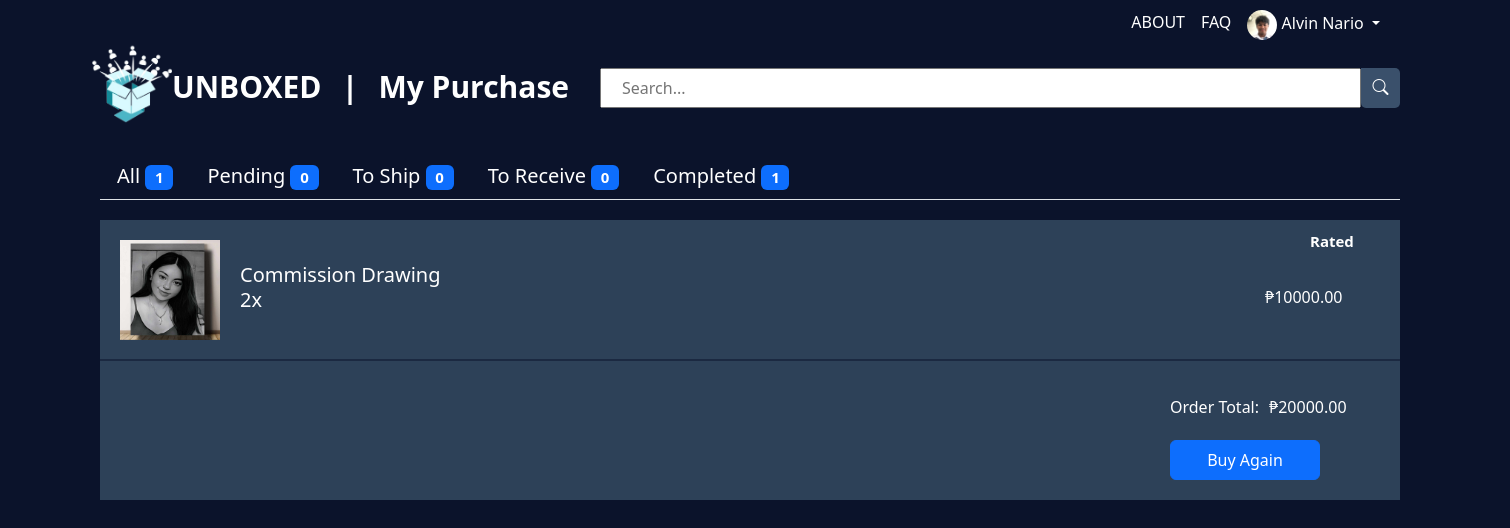
/Purchase.php (signed in), run on an earlier commit of the app's database.
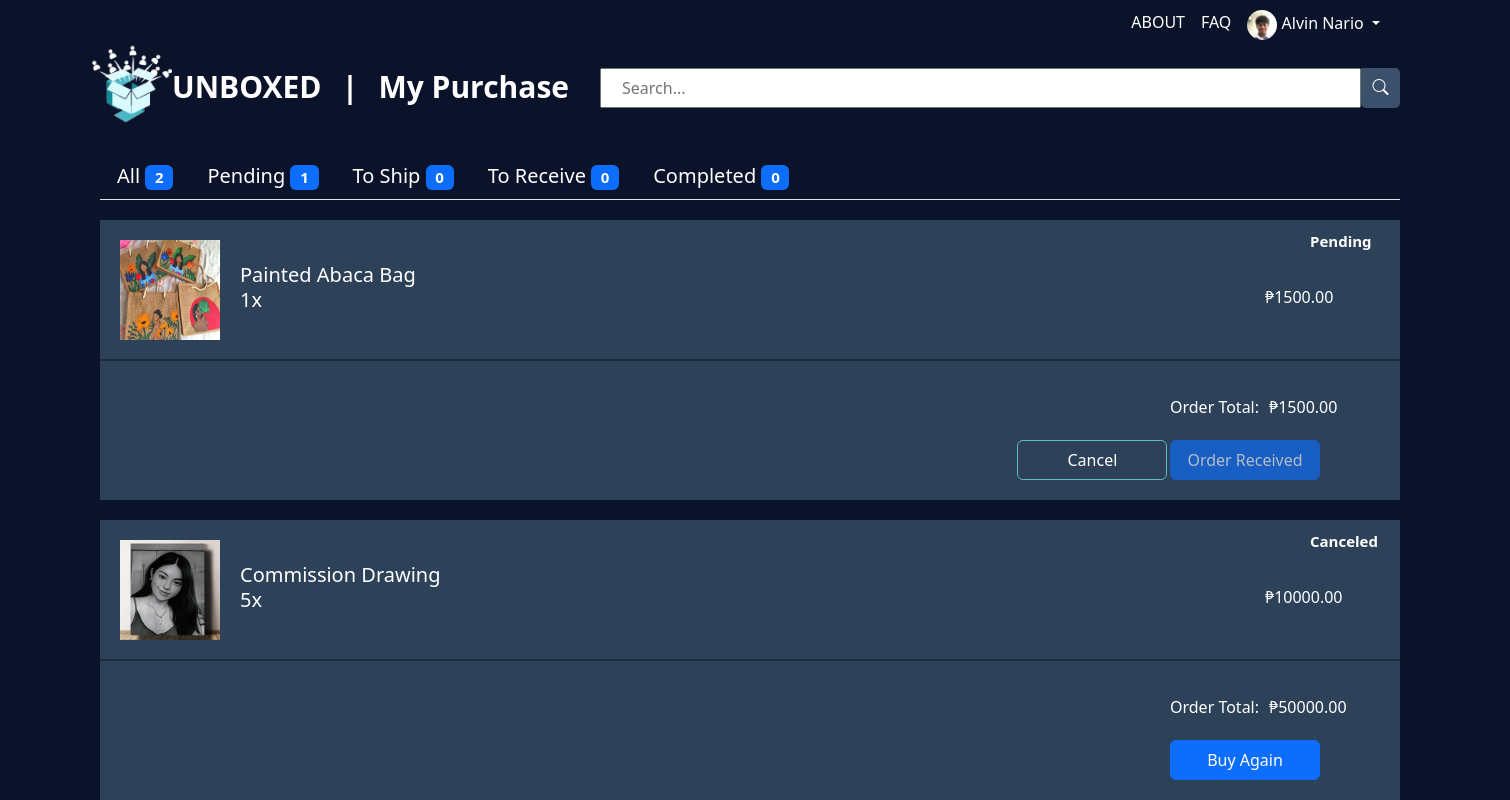
And on a later commit of the database.
### tables this page shows
CREATE TABLE `order_item` (
  `order_item_id` int(11) NOT NULL,
  `customer_id` int(11) DEFAULT NULL,
  `customer_name` varchar(255) NOT NULL,
  `address` text DEFAULT NULL,
  `contact` varchar(11) NOT NULL,
  `product_id` int(11) DEFAULT NULL,
  `product_img` varchar(255) NOT NULL,
  `product_name` varchar(255) NOT NULL,
  `product_owner` varchar(255) NOT NULL,
  `quantity` int(11) NOT NULL,
  `price` decimal(10,2) NOT NULL,
  `total_payment` int(11) NOT NULL,
  `payment` varchar(100) NOT NULL,
  `order_date` date NOT NULL,
  `status` varchar(255) NOT NULL COMMENT 'To Ship, To Receive, Completed, Canceled'
);

### Purchase.php (the view, shortened to what this page needs)
<?php
$servername = "localhost";
$username = "root";
$password = "";
$dbname = "unboxed";
$conn = new mysqli($servername, $username, $password, $dbname);
if (isset($_SESSION["email"])) {
    $name = $_SESSION["name"];
    $image_dp = $_SESSION["image_dp"];
} else {
    $name = "";
    $image_dp = "";
}
$displayUserInfo = !(isset($_SESSION['open_boxes']) && $_SESSION['open_boxes']);
if (isset($_SESSION['customer_id'])) {
    $customer_id = $_SESSION['customer_id'];
} else {
    echo "Customer ID not found.";
    exit;
}
$statusCounts = array();
$statusQueries = array(
    "All" => "SELECT COUNT(*) AS count FROM order_item WHERE customer_id = $customer_id",
    "Pending" => "SELECT COUNT(*) AS count FROM order_item WHERE customer_id = $customer_id AND status = 'Pending'",
    "To Ship" => "SELECT COUNT(*) AS count FROM order_item WHERE customer_id = $customer_id AND status = 'To Ship'",
    "To Receive" => "SELECT COUNT(*) AS count FROM order_item WHERE customer_id = $customer_id AND status = 'To Receive'",
    "Completed" => "SELECT COUNT(*) AS count FROM order_item WHERE customer_id = $customer_id AND status = 'Completed'",
    "Rated" => "SELECT COUNT(*) AS count FROM order_item WHERE customer_id = $customer_id AND status = 'Rated'",
);
foreach ($statusQueries as $status => $query) {
    $result = $conn->query($query);
    if ($result && $result->num_rows > 0) {
        $statusCounts[$status] = $result->fetch_assoc()['count'];
    } else {
        $statusCounts[$status] = 0;
    }
}
?>
<!DOCTYPE html>
<html lang="en">
<head>
    <link href="https://cdn.jsdelivr.net/npm/bootstrap@5.3.3/dist/css/bootstrap.min.css" rel="stylesheet">
    <link rel="stylesheet" href="https://cdn.jsdelivr.net/npm/bootstrap-icons@1.3.0/font/bootstrap-icons.css">
    <link rel="stylesheet" href="style.css?v=<?php echo time(); ?>">
</head>
<body>
<div class="cart-container">
    <nav class="navbar navbar-expand-lg bg-body-tertiary">
        <div class="container-fluid">
            <div class="nav-logo">
                <a class="navbar-brand" href="Home.php"><img src="./images/logo.png" class="logo" alt="">UNBOXED</a>
                <p class="navbar-brand">|</p>
                <p class="navbar-brand">My Purchase</p>
            </div>
            <div class="navbar-nav" id="navbarLinks">
            <a class="nav-link" href="About.php">ABOUT</a>
                <a class="nav-link" href="FAQ.php">FAQ</a>
                <?php if ($displayUserInfo && !empty($name)): ?>
                    <li class="nav-item dropdown">
                        <a class="nav-link dropdown-toggle" href="#" id="navbarDropdown" role="button" data-bs-toggle="dropdown" aria-expanded="false">
                            <img src="<?php echo $image_dp; ?>" alt="<?php echo $name; ?>" class="profile-img"> <?php echo $name; ?>
                        </a>
                    </li>
                <?php endif; ?>
            </div>
        </div>
    </nav>
    <div class="input-group-cart mb-3">
        <input type="text" class="form-control-cart" id="searchInput" placeholder="Search..." aria-label="Search..." aria-describedby="basic-addon2">
        <div class="input-group-append2">
            <i class="bi bi-search" id="searchButton"></i>
        </div>
    </div>
    <ul class="nav nav-tabs">
        <li class="nav-item">
            <a class="nav-link" href="?status=All">All <span class="badge bg-primary"><?php echo $statusCounts['All']; ?></span></a>
        </li>
        <li class="nav-item">
            <a class="nav-link" href="?status=Pending">Pending <span class="badge bg-primary"><?php echo $statusCounts['Pending']; ?></span></a>
        </li>
        <li class="nav-item">
            <a class="nav-link" href="?status=To Ship">To Ship <span class="badge bg-primary"><?php echo $statusCounts['To Ship']; ?></span></a>
        </li>
        <li class="nav-item">
            <a class="nav-link" href="?status=To Receive">To Receive <span class="badge bg-primary"><?php echo $statusCounts['To Receive']; ?></span></a>
        </li>
        <li class="nav-item">
    <a class="nav-link" href="?status=Completed">Completed <span class="badge bg-primary"><?php echo $statusCounts['Completed'] + $statusCounts['Rated']; ?></span></a>
</li>
    </ul>
    <?php
$selectedStatus = isset($_GET['status']) ? $_GET['status'] : 'All';
function displayOrderDetails($conn, $selectedStatus, $customer_id) {
if (isset($_GET['search'])) {
    $searchKeyword = $_GET['search'];
    $sql = "SELECT * FROM order_item WHERE customer_id = $customer_id AND product_name LIKE '%$searchKeyword%'";
}elseif ($selectedStatus === 'Completed') {
        $sql = "SELECT * FROM order_item WHERE customer_id = $customer_id AND (status = 'Rated' OR status = 'Completed')";
    } else {
        $sql = ($selectedStatus === 'All') ? "SELECT * FROM order_item WHERE customer_id = $customer_id" : "SELECT * FROM order_item WHERE customer_id = $customer_id AND status = '$selectedStatus'";
    }
    $result = $conn->query($sql);
    if ($result->num_rows > 0) {
        $orderItems = [];
        while ($row = $result->fetch_assoc()) {
            $orderItems[] = $row;
        }
        $orderItems = array_reverse($orderItems);
        echo "<div class='order-con' id='orderContainer'>";
        foreach ($orderItems as $row) {
            echo "<div class='product-details-purchase'>";
            echo "<p class='order-status'>" . $row['status'] . "</p>";
            echo "<div class='order-name-img'>";
            echo "<img src='" . $row['product_img'] . "' class='product-img' alt=''>";
            echo "<p class='prod-name-order'>" . $row['product_name'] . "</p>";
            echo "<p class='prod-quantity-order'>" . $row['quantity'] . "x</p>";
            echo "</div>";
            echo "<div class='purchase-price'>";
            echo "<p class='prod-price-order'>₱" . $row['price'] . "</p>";
            echo "</div>";
            echo "<div class='purchase-total'>";
            $total_payment = $row['price'] * $row['quantity'];
            echo "<p class='total-label-order'>Order Total: </p>";
            echo "<p class='total-pay'>₱" . $total_payment . ".00</p>";
            if ($row['status'] === 'Completed') {
                echo "<button class='btn btn-primary write-review-button' data-order-item-id='" . $row['order_item_id'] . "'>Write Review</button>";
            } elseif ($row['status'] === 'Rated') {
                echo "<button class='btn btn-primary order-buy-button' data-order-item-id='" . $row['order_item_id'] . "'>Buy Again</button>";
            } elseif ($row['status'] === 'To Receive'){
                echo "<button class='btn btn-primary order-received-button' data-order-item-id='" . $row['order_item_id'] . "'>Order Received</button>";
            } elseif ($row['status'] === 'Canceled') {
                echo "<button class='btn btn-primary order-buy-button' data-order-item-id='" . $row['order_item_id'] . "'>Buy Again</button>";
            }
            else {
                echo "<button class='btn btn-primary order-cancel-button' data-order-item-id='" . $row['order_item_id'] . "'>Cancel</button>";
                echo "<button class='btn btn-primary order-received-button' disabled>Order Received</button>";
            }
            echo "</div>";
            echo "</div>";
        }
        echo "</div>";
    } else {
        echo "No orders found for this customer.";
    }
}
displayOrderDetails($conn, $selectedStatus, $customer_id);
?>
</body>
</html>

### style.css (style rules this page uses)
body { background-color: #0B132B; }
.container-fluid { background-color: #0B132B; height: 50px; width: 100%; }
.nav-logo { margin-top: 130px; }
.navbar-brand { display: inline; color: white; background-color: #0B132B; font-size: 30px; font-weight: bold; }
.nav-logo, .navbar-brand:hover { color: white; }
.logo { margin-top: -15px; display: inline-block; background-color: #0B132B; margin-left: 80px; height: 80px; width: 80px; }
.navbar { height: 50px; }
.navbar-nav { padding-right: 10px; }
.navbar-nav, .nav-link { color: #ffff; }
.navbar-nav, .nav-link:hover { color: #5bc0be; }
.btn { display: flex; justify-content: center; align-items: center; gap: 100px; }
.bi-search { display: flex; justify-content: center; align-items: center; margin: auto; height: 38px; width: 39px; }
.profile-img { height: 30px; width: 30px; border-radius: 50%; }
.input-group-cart, .form-control-cart { display: flex; justify-content: center; align-items: center; margin-top: 12px; margin-left: 300px; width: 1200px; height: 40px; }
.form-control-cart { padding-left: 20px; }
.input-group-append2 { margin-top: 12px; height: 40px; width: 40px; color: white; background-color: #3A506B; border-radius: 0px 5px 5px; margin-right: 100px; }
.product-img { height: 100px; width: 100px; margin-left: -180px; margin-right: -150px; }
.cart-container { margin-right: 100px; }
.mb-3, .mb-5 { color: #ffff; }
.btn-primary { margin-left: 200px; }
.nav-tabs { margin-left: 100px; margin-top: 50px; font-size: 20px; color: #5bc0be; width: 1300px; }
.product-details-purchase { height: 280px; width: 1300px; margin-left: 100px; margin-top: 20px; background-color: #2d4158; color: white; display: flex; position: relative; }
.product-details-purchase::after { content: ''; position: absolute; top: 50%; left: 50%; transform: translate(-50%, -50%); width: 100%; height: 1px; background-color: #0B132B; }
.order-name-img { position: absolute; display: inline-flex; margin-left: 200px; margin-top: 20px; width: auto; }
.prod-quantity-order { position: absolute; margin-top: 45px; font-size: 20px; margin-left: -60px; }
.prod-name-order { margin-top: 20px; margin-left: 170px; font-size: 20px; }
.purchase-price { position: absolute; margin-top: 65px; margin-left: 1165px; }
.purchase-total { display: flex; position: absolute; gap: 10px; margin-left: 1070px; margin-top: 120px; }
.order-received-button, .write-review-button, .order-buy-button { position: absolute; height: 40px; width: 150px; margin-left: 0px; margin-top: 100px; }
.order-cancel-button { background-color: transparent; position: relative; height: 40px; width: 150px; margin-left: -330px; margin-top: 100px; border: 1px solid #5bc0be; }
.total-pay, .total-label-order { margin-top: 55px; }
.order-status { position: absolute; margin-left: 1210px; padding-top: 10px; font-size: 15px; font-weight: bold; }

What changed in the data, as far as the page shows it:
removed order_item: status "Rated", product_img (picture), product_name "Commission Drawing", quantity "2", price "10000.00", total_payment "20000"
added order_item: status "Pending", product_img (picture), product_name "Painted Abaca Bag", quantity "1", price "1500.00", total_payment "1500"
added order_item: status "Canceled", product_img (picture), product_name "Commission Drawing", quantity "5", price "10000.00", total_payment "50000"
Also different on the page:
$statusCounts['All']: "1" → "2"
$statusCounts['Pending']: "0" → "1"
$statusCounts['Completed'] + $statusCounts['Rated']: "1" → "0"
